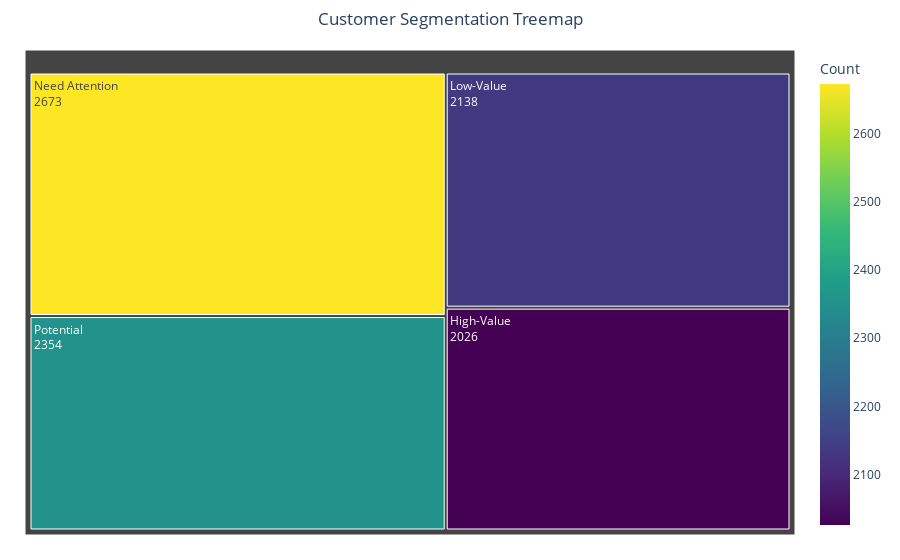

Notebook cell for this chart:
### Code cell
# define clusters based on manual analysis
cluster_mapping = {
    '2': "High-Value",
    '3': "Potential",
    '0': "Need Attention",
    '1': "Low-Value"
}

# Rename clusters
labeled_rfm_df_with_segments = rename_clusters(labeled_rfm_df, cluster_col='cluster_id', mapping=cluster_mapping, new_col='Segment')


plot_treemap(labeled_rfm_df_with_segments, segment_col='Segment')

### Figure 1 — Plotly figure (JSON) as saved in the notebook; plotly's stock layout.template omitted (floating-point values rounded to 4 significant figures)
{"data": [{"branchvalues": "total", "customdata": [[2026], [2138], [2673], [2354]], "domain": {"x": [0, 1], "y": [0, 1]}, "hovertemplate": "<b>%{label}</b><br>Count: %{value}", "ids": ["High-Value", "Low-Value", "Need Attention", "Potential"], "labels": ["High-Value", "Low-Value", "Need Attention", "Potential"], "marker": {"coloraxis": "coloraxis", "colors": [2026, 2138, 2673, 2354]}, "name": "", "parents": ["", "", "", ""], "textinfo": "label+value", "type": "treemap", "values": [2026, 2138, 2673, 2354]}], "layout": {"coloraxis": {"colorbar": {"title": {"text": "Count"}}, "colorscale": [[0, "#440154"], [0.1111, "#482878"], [0.2222, "#3e4989"], [0.3333, "#31688e"], [0.4444, "#26828e"], [0.5556, "#1f9e89"], [0.6667, "#35b779"], [0.7778, "#6ece58"], [0.8889, "#b5de2b"], [1, "#fde725"]]}, "legend": {"tracegroupgap": 0}, "margin": {"b": 25, "l": 25, "r": 25, "t": 50}, "title": {"text": "Customer Segmentation Treemap", "x": 0.5}}}
